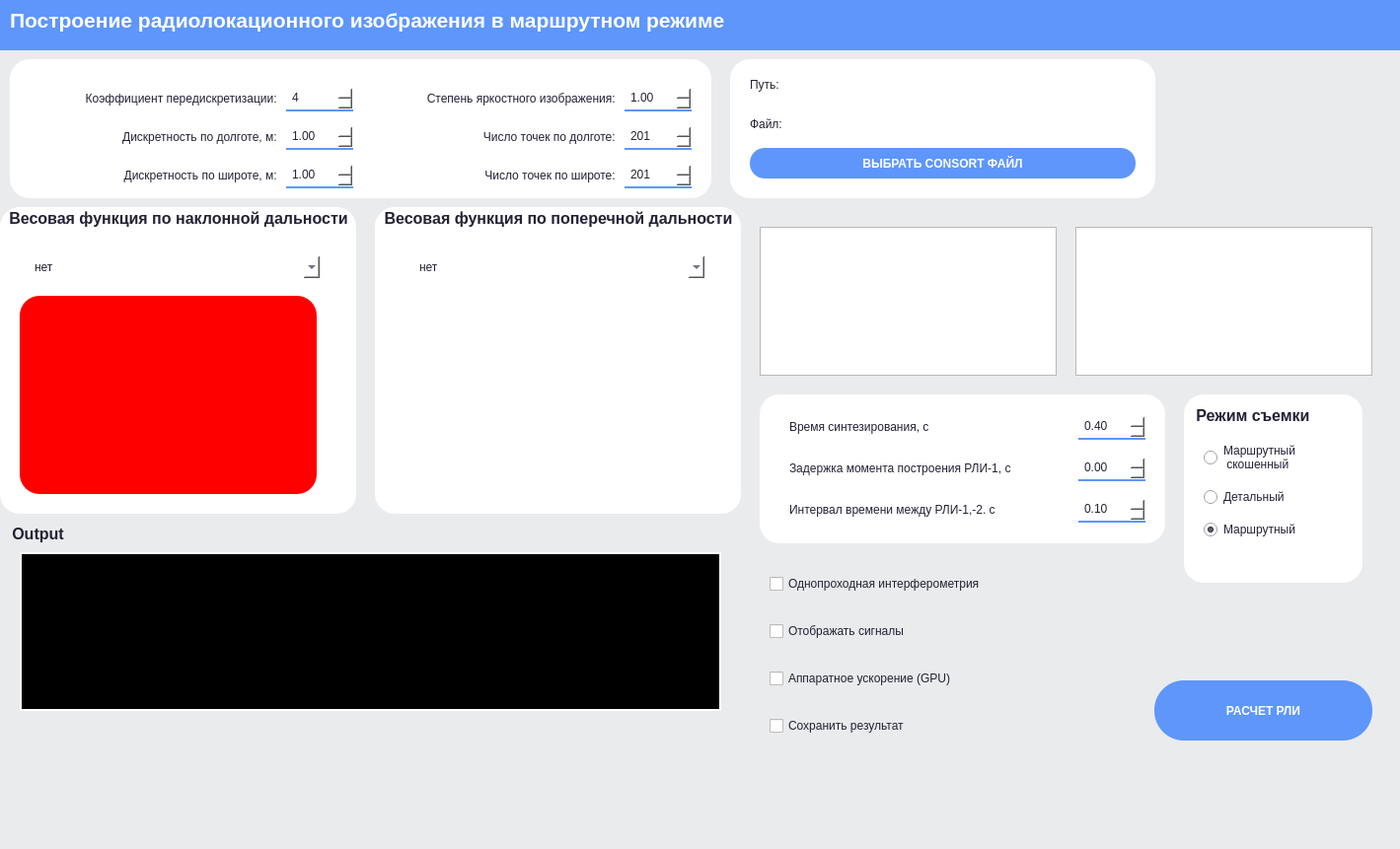
<?xml version="1.0" encoding="UTF-8"?>
<ui version="4.0">
 <class>Widget</class>
 <widget class="QWidget" name="Widget">
  <property name="geometry">
   <rect>
    <x>0</x>
    <y>0</y>
    <width>1419</width>
    <height>861</height>
   </rect>
  </property>
  <property name="minimumSize">
   <size>
    <width>1184</width>
    <height>641</height>
   </size>
  </property>
  <property name="maximumSize">
   <size>
    <width>16777215</width>
    <height>16777215</height>
   </size>
  </property>
  <property name="windowTitle">
   <string>Widget</string>
  </property>
  <property name="styleSheet">
   <string notr="true">#Widget{
background: #eaebed;
}
*{
color: #232134;
box-sizing: border-box;
}
#Start, #upload{
	background: #5e96fc;
	border-radius: 20px;
	transition-duration: 1s;
	cursor: pointer;
	color: white;
	font-weight: 700;
}
#Start:hover{
background: #538efc;
}
#upload:hover{
background: #538efc;
}
.QSpinBox, QDoubleSpinBox{
max-width: 60px;
border: none;
border-radius: 20px;
outline: none;
background: white;
border-bottom: 2px solid #5e96fc;
padding: 4px;
}
.QFrame{
background:white;
border-radius: 20px;


}
.QGroupBox{
border: none;
font-size: 16px;
font-weight: 700;
}
</string>
  </property>
  <widget class="QPushButton" name="Start">
   <property name="geometry">
    <rect>
     <x>1170</x>
     <y>690</y>
     <width>221</width>
     <height>61</height>
    </rect>
   </property>
   <property name="styleSheet">
    <string notr="true">border-radius: 30px;</string>
   </property>
   <property name="text">
    <string>РАСЧЕТ РЛИ</string>
   </property>
  </widget>
  <widget class="QFrame" name="frame">
   <property name="geometry">
    <rect>
     <x>10</x>
     <y>60</y>
     <width>711</width>
     <height>141</height>
    </rect>
   </property>
   <property name="frameShape">
    <enum>QFrame::StyledPanel</enum>
   </property>
   <property name="frameShadow">
    <enum>QFrame::Raised</enum>
   </property>
   <widget class="QWidget" name="horizontalLayoutWidget_4">
    <property name="geometry">
     <rect>
      <x>10</x>
      <y>20</y>
      <width>681</width>
      <height>120</height>
     </rect>
    </property>
    <layout class="QHBoxLayout" name="horizontalLayout_4">
     <item>
      <layout class="QVBoxLayout" name="verticalLayout_2">
       <item>
        <layout class="QHBoxLayout" name="horizontalLayout_5">
         <item>
          <widget class="QLabel" name="label_4">
           <property name="text">
            <string>Коэффициент передискретизации: </string>
           </property>
           <property name="alignment">
            <set>Qt::AlignRight|Qt::AlignTrailing|Qt::AlignVCenter</set>
           </property>
          </widget>
         </item>
         <item>
          <widget class="QSpinBox" name="Kss">
           <property name="styleSheet">
            <string notr="true"/>
           </property>
           <property name="value">
            <number>4</number>
           </property>
          </widget>
         </item>
        </layout>
       </item>
       <item>
        <layout class="QHBoxLayout" name="horizontalLayout_6">
         <item>
          <widget class="QLabel" name="label_5">
           <property name="text">
            <string>Дискретность по долготе, м: </string>
           </property>
           <property name="alignment">
            <set>Qt::AlignRight|Qt::AlignTrailing|Qt::AlignVCenter</set>
           </property>
          </widget>
         </item>
         <item>
          <widget class="QDoubleSpinBox" name="dxsint">
           <property name="value">
            <double>1.000000000000000</double>
           </property>
          </widget>
         </item>
        </layout>
       </item>
       <item>
        <layout class="QHBoxLayout" name="horizontalLayout_7">
         <item>
          <widget class="QLabel" name="label_6">
           <property name="text">
            <string>Дискретность по широте, м: </string>
           </property>
           <property name="alignment">
            <set>Qt::AlignRight|Qt::AlignTrailing|Qt::AlignVCenter</set>
           </property>
          </widget>
         </item>
         <item>
          <widget class="QDoubleSpinBox" name="dysint">
           <property name="value">
            <double>1.000000000000000</double>
           </property>
          </widget>
         </item>
        </layout>
       </item>
      </layout>
     </item>
     <item>
      <layout class="QVBoxLayout" name="verticalLayout_3">
       <item>
        <layout class="QHBoxLayout" name="horizontalLayout_8">
         <item>
          <widget class="QLabel" name="label_7">
           <property name="text">
            <string>Степень яркостного изображения: </string>
           </property>
           <property name="alignment">
            <set>Qt::AlignRight|Qt::AlignTrailing|Qt::AlignVCenter</set>
           </property>
          </widget>
         </item>
         <item>
          <widget class="QDoubleSpinBox" name="StepBright">
           <property name="value">
            <double>1.000000000000000</double>
           </property>
          </widget>
         </item>
        </layout>
       </item>
       <item>
        <layout class="QHBoxLayout" name="horizontalLayout_9">
         <item>
          <widget class="QLabel" name="label_8">
           <property name="text">
            <string>Число точек по долготе: </string>
           </property>
           <property name="alignment">
            <set>Qt::AlignRight|Qt::AlignTrailing|Qt::AlignVCenter</set>
           </property>
          </widget>
         </item>
         <item>
          <widget class="QSpinBox" name="Nxsint">
           <property name="maximum">
            <number>1000</number>
           </property>
           <property name="value">
            <number>201</number>
           </property>
          </widget>
         </item>
        </layout>
       </item>
       <item>
        <layout class="QHBoxLayout" name="horizontalLayout_10">
         <item>
          <widget class="QLabel" name="label_9">
           <property name="text">
            <string>Число точек по широте: </string>
           </property>
           <property name="alignment">
            <set>Qt::AlignRight|Qt::AlignTrailing|Qt::AlignVCenter</set>
           </property>
          </widget>
         </item>
         <item>
          <widget class="QSpinBox" name="Nysint">
           <property name="maximum">
            <number>1000</number>
           </property>
           <property name="value">
            <number>201</number>
           </property>
          </widget>
         </item>
        </layout>
       </item>
      </layout>
     </item>
    </layout>
   </widget>
  </widget>
  <widget class="QFrame" name="frame_7">
   <property name="geometry">
    <rect>
     <x>740</x>
     <y>60</y>
     <width>431</width>
     <height>141</height>
    </rect>
   </property>
   <property name="frameShape">
    <enum>QFrame::StyledPanel</enum>
   </property>
   <property name="frameShadow">
    <enum>QFrame::Raised</enum>
   </property>
   <widget class="QPushButton" name="upload">
    <property name="geometry">
     <rect>
      <x>20</x>
      <y>90</y>
      <width>391</width>
      <height>31</height>
     </rect>
    </property>
    <property name="styleSheet">
     <string notr="true">border-radius: 15px;</string>
    </property>
    <property name="text">
     <string>ВЫБРАТЬ CONSORT ФАЙЛ</string>
    </property>
   </widget>
   <widget class="QWidget" name="horizontalLayoutWidget_2">
    <property name="geometry">
     <rect>
      <x>20</x>
      <y>10</y>
      <width>391</width>
      <height>31</height>
     </rect>
    </property>
    <layout class="QHBoxLayout" name="horizontalLayout_2">
     <item>
      <widget class="QLabel" name="label">
       <property name="maximumSize">
        <size>
         <width>70</width>
         <height>16777215</height>
        </size>
       </property>
       <property name="text">
        <string>Путь:</string>
       </property>
      </widget>
     </item>
     <item>
      <widget class="QLabel" name="Path">
       <property name="styleSheet">
        <string notr="true">color: #7b7c88</string>
       </property>
       <property name="text">
        <string/>
       </property>
      </widget>
     </item>
    </layout>
   </widget>
   <widget class="QWidget" name="horizontalLayoutWidget_3">
    <property name="geometry">
     <rect>
      <x>20</x>
      <y>50</y>
      <width>391</width>
      <height>31</height>
     </rect>
    </property>
    <layout class="QHBoxLayout" name="horizontalLayout_3">
     <item>
      <widget class="QLabel" name="file_name_label">
       <property name="maximumSize">
        <size>
         <width>70</width>
         <height>16777215</height>
        </size>
       </property>
       <property name="text">
        <string>Файл:</string>
       </property>
      </widget>
     </item>
     <item>
      <widget class="QLabel" name="File_name">
       <property name="styleSheet">
        <string notr="true">color: #7b7c88</string>
       </property>
       <property name="text">
        <string/>
       </property>
      </widget>
     </item>
    </layout>
   </widget>
  </widget>
  <widget class="QFrame" name="frame_8">
   <property name="geometry">
    <rect>
     <x>770</x>
     <y>400</y>
     <width>411</width>
     <height>151</height>
    </rect>
   </property>
   <property name="frameShape">
    <enum>QFrame::StyledPanel</enum>
   </property>
   <property name="frameShadow">
    <enum>QFrame::Raised</enum>
   </property>
   <widget class="QWidget" name="verticalLayoutWidget_6">
    <property name="geometry">
     <rect>
      <x>30</x>
      <y>10</y>
      <width>361</width>
      <height>131</height>
     </rect>
    </property>
    <layout class="QVBoxLayout" name="verticalLayout_6">
     <item>
      <layout class="QHBoxLayout" name="horizontalLayout_11">
       <item>
        <widget class="QLabel" name="label_10">
         <property name="text">
          <string>Время синтезирования, c</string>
         </property>
        </widget>
       </item>
       <item>
        <widget class="QDoubleSpinBox" name="Tsint">
         <property name="value">
          <double>0.400000000000000</double>
         </property>
        </widget>
       </item>
      </layout>
     </item>
     <item>
      <layout class="QHBoxLayout" name="horizontalLayout_12">
       <item>
        <widget class="QLabel" name="label_11">
         <property name="text">
          <string>Задержка момента построения РЛИ-1, с</string>
         </property>
        </widget>
       </item>
       <item>
        <widget class="QDoubleSpinBox" name="tauRli"/>
       </item>
      </layout>
     </item>
     <item>
      <layout class="QHBoxLayout" name="horizontalLayout_13">
       <item>
        <widget class="QLabel" name="label_12">
         <property name="text">
          <string>Интервал времени между РЛИ-1,-2. с</string>
         </property>
        </widget>
       </item>
       <item>
        <widget class="QDoubleSpinBox" name="t_r_w">
         <property name="value">
          <double>0.100000000000000</double>
         </property>
        </widget>
       </item>
      </layout>
     </item>
    </layout>
   </widget>
  </widget>
  <widget class="QFrame" name="frame_2">
   <property name="geometry">
    <rect>
     <x>-30</x>
     <y>-10</y>
     <width>1471</width>
     <height>61</height>
    </rect>
   </property>
   <property name="maximumSize">
    <size>
     <width>9999999</width>
     <height>16777215</height>
    </size>
   </property>
   <property name="styleSheet">
    <string notr="true">background: #5e96fc;
color: white;</string>
   </property>
   <property name="frameShape">
    <enum>QFrame::StyledPanel</enum>
   </property>
   <property name="frameShadow">
    <enum>QFrame::Raised</enum>
   </property>
   <widget class="QLabel" name="label_2">
    <property name="geometry">
     <rect>
      <x>40</x>
      <y>10</y>
      <width>1101</width>
      <height>41</height>
     </rect>
    </property>
    <property name="font">
     <font>
      <pointsize>16</pointsize>
      <bold>true</bold>
     </font>
    </property>
    <property name="text">
     <string>Построение радиолокационного изображения в маршрутном режиме</string>
    </property>
   </widget>
  </widget>
  <widget class="QWidget" name="verticalLayoutWidget_2">
   <property name="geometry">
    <rect>
     <x>780</x>
     <y>560</y>
     <width>371</width>
     <height>211</height>
    </rect>
   </property>
   <layout class="QVBoxLayout" name="verticalLayout_4">
    <item>
     <widget class="QCheckBox" name="checkBox">
      <property name="text">
       <string>Однопроходная интерферометрия</string>
      </property>
     </widget>
    </item>
    <item>
     <widget class="QCheckBox" name="FlagViewSignal">
      <property name="text">
       <string>Отображать сигналы</string>
      </property>
     </widget>
    </item>
    <item>
     <widget class="QCheckBox" name="GPU">
      <property name="text">
       <string>Аппаратное ускорение (GPU)</string>
      </property>
     </widget>
    </item>
    <item>
     <widget class="QCheckBox" name="FlagWriteRli">
      <property name="text">
       <string>Сохранить результат</string>
      </property>
     </widget>
    </item>
   </layout>
  </widget>
  <widget class="QGroupBox" name="TypeWinDn">
   <property name="geometry">
    <rect>
     <x>0</x>
     <y>210</y>
     <width>361</width>
     <height>311</height>
    </rect>
   </property>
   <property name="styleSheet">
    <string notr="true">background: white;
border-radius: 20px;</string>
   </property>
   <property name="title">
    <string>Весовая функция по наклонной дальности</string>
   </property>
   <property name="alignment">
    <set>Qt::AlignCenter</set>
   </property>
   <widget class="QLabel" name="IMAGE1">
    <property name="geometry">
     <rect>
      <x>20</x>
      <y>90</y>
      <width>301</width>
      <height>201</height>
     </rect>
    </property>
    <property name="styleSheet">
     <string notr="true">background: red;</string>
    </property>
    <property name="text">
     <string/>
    </property>
    <property name="pixmap">
     <pixmap>media/img-HUbuKO.png</pixmap>
    </property>
    <property name="scaledContents">
     <bool>true</bool>
    </property>
   </widget>
   <widget class="QComboBox" name="comboBox_Dn">
    <property name="geometry">
     <rect>
      <x>30</x>
      <y>50</y>
      <width>294</width>
      <height>22</height>
     </rect>
    </property>
    <item>
     <property name="text">
      <string>нет</string>
     </property>
    </item>
    <item>
     <property name="text">
      <string>косинус</string>
     </property>
    </item>
    <item>
     <property name="text">
      <string>косинус квадрат</string>
     </property>
    </item>
    <item>
     <property name="text">
      <string>Хемминга</string>
     </property>
    </item>
    <item>
     <property name="text">
      <string>Хеммига (третья степень)</string>
     </property>
    </item>
    <item>
     <property name="text">
      <string>Хеммига (четвертая степень)</string>
     </property>
    </item>
    <item>
     <property name="text">
      <string>Кайзера-Бесселя, alfa=2.7</string>
     </property>
    </item>
    <item>
     <property name="text">
      <string>Кайзера-Бесселя, alfa=3.1</string>
     </property>
    </item>
    <item>
     <property name="text">
      <string>Кайзера-Бесселя, alfa=3.5</string>
     </property>
    </item>
    <item>
     <property name="text">
      <string>Бэкмана-Херриса</string>
     </property>
    </item>
   </widget>
  </widget>
  <widget class="QGroupBox" name="TypeWinDp">
   <property name="geometry">
    <rect>
     <x>380</x>
     <y>210</y>
     <width>371</width>
     <height>311</height>
    </rect>
   </property>
   <property name="styleSheet">
    <string notr="true">background: white;
border-radius: 20px;</string>
   </property>
   <property name="title">
    <string>Весовая функция по поперечной дальности</string>
   </property>
   <property name="alignment">
    <set>Qt::AlignCenter</set>
   </property>
   <widget class="QLabel" name="IMAGE2">
    <property name="geometry">
     <rect>
      <x>30</x>
      <y>100</y>
      <width>301</width>
      <height>181</height>
     </rect>
    </property>
    <property name="styleSheet">
     <string notr="true"/>
    </property>
    <property name="text">
     <string/>
    </property>
    <property name="pixmap">
     <pixmap>media/8.png</pixmap>
    </property>
    <property name="scaledContents">
     <bool>true</bool>
    </property>
   </widget>
   <widget class="QComboBox" name="comboBox_Dp">
    <property name="geometry">
     <rect>
      <x>40</x>
      <y>50</y>
      <width>294</width>
      <height>22</height>
     </rect>
    </property>
    <item>
     <property name="text">
      <string>нет</string>
     </property>
    </item>
    <item>
     <property name="text">
      <string>косинус</string>
     </property>
    </item>
    <item>
     <property name="text">
      <string>косинус квадрат</string>
     </property>
    </item>
    <item>
     <property name="text">
      <string>Хемминга</string>
     </property>
    </item>
    <item>
     <property name="text">
      <string>Хеммига (третья степень)</string>
     </property>
    </item>
    <item>
     <property name="text">
      <string>Хеммига (четвертая степень)</string>
     </property>
    </item>
    <item>
     <property name="text">
      <string>Кайзера-Бесселя, alfa=2.7</string>
     </property>
    </item>
    <item>
     <property name="text">
      <string>Кайзера-Бесселя, alfa=3.1</string>
     </property>
    </item>
    <item>
     <property name="text">
      <string>Кайзера-Бесселя, alfa=3.5</string>
     </property>
    </item>
    <item>
     <property name="text">
      <string>Бэкмана-Херриса</string>
     </property>
    </item>
   </widget>
  </widget>
  <widget class="QTextBrowser" name="textBrowserModalDate">
   <property name="geometry">
    <rect>
     <x>770</x>
     <y>230</y>
     <width>301</width>
     <height>151</height>
    </rect>
   </property>
  </widget>
  <widget class="QGroupBox" name="groupBox">
   <property name="geometry">
    <rect>
     <x>10</x>
     <y>530</y>
     <width>721</width>
     <height>211</height>
    </rect>
   </property>
   <property name="title">
    <string>Output</string>
   </property>
   <widget class="QTextBrowser" name="Output">
    <property name="geometry">
     <rect>
      <x>10</x>
      <y>30</y>
      <width>711</width>
      <height>161</height>
     </rect>
    </property>
    <property name="styleSheet">
     <string notr="true">background: black;
color:white;
font: 9pt &quot;SimSun-ExtB&quot;;
border: 2px solid white;</string>
    </property>
   </widget>
  </widget>
  <widget class="QTextBrowser" name="RowsAndCulCount">
   <property name="geometry">
    <rect>
     <x>1090</x>
     <y>230</y>
     <width>301</width>
     <height>151</height>
    </rect>
   </property>
  </widget>
  <widget class="QFrame" name="frame_6">
   <property name="geometry">
    <rect>
     <x>1200</x>
     <y>400</y>
     <width>181</width>
     <height>191</height>
    </rect>
   </property>
   <property name="frameShape">
    <enum>QFrame::StyledPanel</enum>
   </property>
   <property name="frameShadow">
    <enum>QFrame::Raised</enum>
   </property>
   <widget class="QGroupBox" name="groupBox_3">
    <property name="geometry">
     <rect>
      <x>10</x>
      <y>10</y>
      <width>341</width>
      <height>41</height>
     </rect>
    </property>
    <property name="title">
     <string>Режим съемки</string>
    </property>
   </widget>
   <widget class="QWidget" name="horizontalLayoutWidget">
    <property name="geometry">
     <rect>
      <x>20</x>
      <y>40</y>
      <width>124</width>
      <height>114</height>
     </rect>
    </property>
    <layout class="QVBoxLayout" name="verticalLayout">
     <item>
      <widget class="QRadioButton" name="Stripmap2">
       <property name="text">
        <string>Маршрутный
 скошенный</string>
       </property>
      </widget>
     </item>
     <item>
      <widget class="QRadioButton" name="Detailmode">
       <property name="text">
        <string>Детальный</string>
       </property>
      </widget>
     </item>
     <item>
      <widget class="QRadioButton" name="Stripmap">
       <property name="text">
        <string>Маршрутный</string>
       </property>
       <property name="checked">
        <bool>true</bool>
       </property>
      </widget>
     </item>
    </layout>
   </widget>
  </widget>
  <zorder>frame_8</zorder>
  <zorder>frame_7</zorder>
  <zorder>frame</zorder>
  <zorder>Start</zorder>
  <zorder>frame_2</zorder>
  <zorder>verticalLayoutWidget_2</zorder>
  <zorder>TypeWinDn</zorder>
  <zorder>TypeWinDp</zorder>
  <zorder>textBrowserModalDate</zorder>
  <zorder>groupBox</zorder>
  <zorder>RowsAndCulCount</zorder>
  <zorder>frame_6</zorder>
 </widget>
 <resources/>
 <connections/>
</ui>
